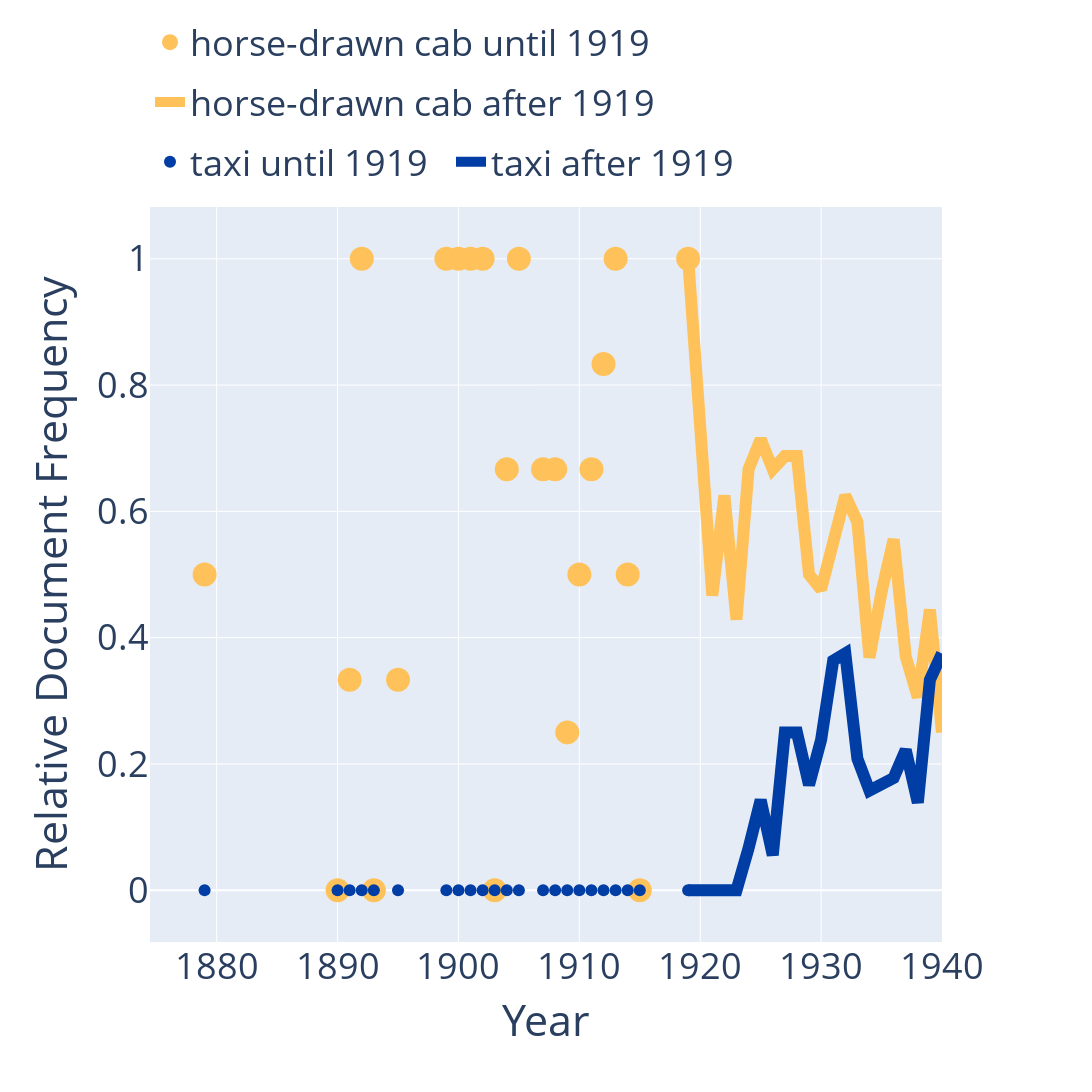

The notebook cell saved with this chart:
### Code cell
# Now let's create the same plot with one change
# for ormanis we want to split the data into two parts before and after 1919
# then we want to plot the first part dot markers and the second part line markers using the same horse_color
# we still want to plot the taxi line as before
moto_color = "rgb(0, 61, 165)" # Pantone 293
horse_color = "rgb(255, 194, 90)" # complimentary color to Pantone 293
print(f"moto_color: {moto_color}")
print(f"horse_color: {horse_color}")
scale = 6
width = 370 * scale
height = 255 * scale
font_size = 6 * scale
margin = 25 * scale
top_margin = 30 * scale
bottom_margin = 25 * scale
line_thickness = 2 * scale
dot_marker_size = 4 * scale

plot_df = ormanis_taxi_df.copy()
# let's rename columns ormanisRelDocFreq and taxiRelDocFreq to ormanis and taxi
plot_df.rename(columns={"ormanisRelDocFreq": "horse-drawn cab", "taxiRelDocFreq": "taxi"}, inplace=True)
# we will want to use plotly Graph Objects for this
# import plotly.graph_objects as go
# we already have it it imported as go

fig = go.Figure()
# add the first part of the horse-drawn cab line
# we simply plot the first part of horse-drawn cab line with dot markers until 1919
fig.add_trace(go.Scatter(x=plot_df.index[plot_df.index <= 1919], 
                         y=plot_df["horse-drawn cab"][plot_df.index <= 1919], 
                         mode='markers', 
                         name="horse-drawn cab until 1919  ",
                         marker=dict(color=horse_color, size=dot_marker_size),
                         showlegend=True,
                         legendgroup="horse-drawn cab until 1919",
                        #  legendgrouptitle_text="Horse-Drawn Cab",
                         legendgrouptitle_font_color=horse_color,
                        )
             ) 

# now let's add the second part of the horse-drawn cab line
fig.add_trace(go.Scatter(x=plot_df.index[plot_df.index >= 1919], 
                         y=plot_df["horse-drawn cab"][plot_df.index >= 1919], 
                         mode='lines', 
                         name="horse-drawn cab after 1919  ",
                         line=dict(color=horse_color, width=line_thickness),
                         showlegend=True,
                         legendgroup="horse-drawn cab after 1919  ",
                        #  legendgrouptitle_text="Horse-Drawn Cab",
                         legendgrouptitle_font_color=horse_color,
                        )
             )

# now let's add the taxi line we also want points until 1919
fig.add_trace(go.Scatter(x=plot_df.index[plot_df.index <= 1919],
                         y=plot_df["taxi"][plot_df.index <= 1919],
                            mode='markers',
                            name="taxi until 1919  ",
                            marker=dict(color=moto_color, size=dot_marker_size*0.5),
                            showlegend=True,
                            legendgroup="taxi until 1919  ",
                        #  legendgrouptitle_text="Taxi",
                            legendgrouptitle_font_color=moto_color,
                        )
                )


fig.add_trace(go.Scatter(x=plot_df.index[plot_df.index >= 1919], 
                         y=plot_df["taxi"][plot_df.index >= 1919], 
                         mode='lines', 
                         name="taxi after 1919  ",
                         line=dict(color=moto_color, width=line_thickness),
                         showlegend=True,
                         legendgroup="taxi",
                        #  legendgrouptitle_text="Taxi",
                         legendgrouptitle_font_color=moto_color,
                        )
             )

# set the title of the x axis
fig.update_xaxes(title="Year")
# set the title of the y axis
fig.update_yaxes(title="Relative Document Frequency")
# set width and height
fig.update_layout(width=width, height=height)
# set the font size
# change font size
fig.update_layout(font=dict(size=font_size))
# let's hide title
fig.update_layout(title="")
# let's update legend
fig.update_layout(showlegend=True)
# set the legend position to top right
fig.update_layout(legend=dict(x=0.00, y=1.30, xanchor='left', yanchor='top'))
# set the legend title
fig.update_layout(legend_title_text="")
# set the legend font size
fig.update_layout(legend_font=dict(size=font_size))

fig.update_layout(margin=dict(l=margin, r=margin, t=top_margin, b=bottom_margin))

# let's move legends in two rows
fig.update_layout(legend=dict(
    orientation="h",
    yanchor="bottom",
    y=1.02,
    xanchor="left",
    x=0.0
))


# fig.write_image("../img/first_edition_ormanis_taxi_over_years.png") # FIXME kaleido not installed
fig.show()

### Figure 1 — Plotly figure (JSON) as saved in the notebook; plotly's stock layout.template omitted (floating-point values rounded to 4 significant figures)
{"data": [{"legendgroup": "horse-drawn cab until 1919", "legendgrouptitle": {"font": {"color": "rgb(255, 194, 90)"}}, "marker": {"color": "rgb(255, 194, 90)", "size": 24}, "mode": "markers", "name": "horse-drawn cab until 1919  ", "showlegend": true, "type": "scatter", "x": [1879, 1890, 1891, 1892, 1893, 1895, 1899, 1900, 1901, 1902, 1903, 1904, 1905, 1907, 1908, 1909, 1910, 1911, 1912, 1913, 1914, 1915, 1919], "y": [0.5, 0, 0.3333, 1, 0, 0.3333, 1, 1, 1, 1, 0, 0.6667, 1, 0.6667, 0.6667, 0.25, 0.5, 0.6667, 0.8333, 1, 0.5, 0, 1]}, {"legendgroup": "horse-drawn cab after 1919  ", "legendgrouptitle": {"font": {"color": "rgb(255, 194, 90)"}}, "line": {"color": "rgb(255, 194, 90)", "width": 12}, "mode": "lines", "name": "horse-drawn cab after 1919  ", "showlegend": true, "type": "scatter", "x": [1919, 1920, 1921, 1922, 1923, 1924, 1925, 1926, 1927, 1928, 1929, 1930, 1931, 1932, 1933, 1934, 1935, 1936, 1937, 1938, 1939, 1940], "y": [1, 0.75, 0.4667, 0.625, 0.4286, 0.6667, 0.7143, 0.6667, 0.6875, 0.6875, 0.5, 0.4762, 0.5455, 0.625, 0.5833, 0.3684, 0.4722, 0.5556, 0.3704, 0.3056, 0.4444, 0.25]}, {"legendgroup": "taxi until 1919  ", "legendgrouptitle": {"font": {"color": "rgb(0, 61, 165)"}}, "marker": {"color": "rgb(0, 61, 165)", "size": 12}, "mode": "markers", "name": "taxi until 1919  ", "showlegend": true, "type": "scatter", "x": [1879, 1890, 1891, 1892, 1893, 1895, 1899, 1900, 1901, 1902, 1903, 1904, 1905, 1907, 1908, 1909, 1910, 1911, 1912, 1913, 1914, 1915, 1919], "y": [0, 0, 0, 0, 0, 0, 0, 0, 0, 0, 0, 0, 0, 0, 0, 0, 0, 0, 0, 0, 0, 0, 0]}, {"legendgroup": "taxi", "legendgrouptitle": {"font": {"color": "rgb(0, 61, 165)"}}, "line": {"color": "rgb(0, 61, 165)", "width": 12}, "mode": "lines", "name": "taxi after 1919  ", "showlegend": true, "type": "scatter", "x": [1919, 1920, 1921, 1922, 1923, 1924, 1925, 1926, 1927, 1928, 1929, 1930, 1931, 1932, 1933, 1934, 1935, 1936, 1937, 1938, 1939, 1940], "y": [0, 0, 0, 0, 0, 0.06667, 0.1429, 0.05556, 0.25, 0.25, 0.1667, 0.2381, 0.3636, 0.375, 0.2083, 0.1579, 0.1667, 0.1778, 0.2222, 0.1389, 0.3333, 0.375]}], "layout": {"font": {"size": 36}, "height": 1530, "legend": {"font": {"size": 36}, "orientation": "h", "title": {"text": ""}, "x": 0, "xanchor": "left", "y": 1.02, "yanchor": "bottom"}, "margin": {"b": 150, "l": 150, "r": 150, "t": 180}, "showlegend": true, "title": {"text": ""}, "width": 2220, "xaxis": {"title": {"text": "Year"}}, "yaxis": {"title": {"text": "Relative Document Frequency"}}}}
